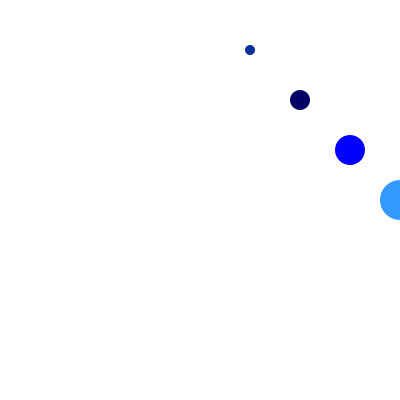
Frame 1 (no input)
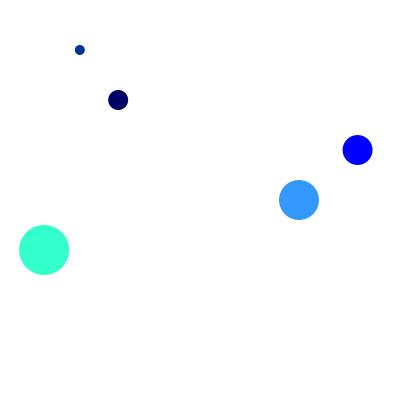
Frame 60 (the mouse pressed at the canvas centre just before this capture)
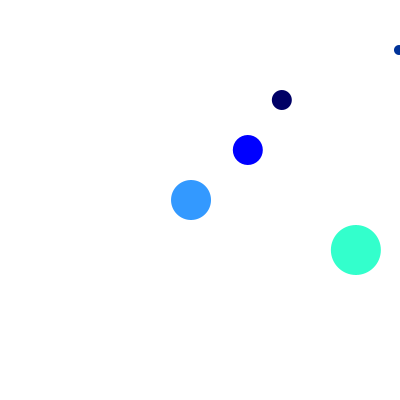
Frame 120 (the mouse held since frame 60 and released just before this capture)

The Processing sketch that drew these frames (run headless with seeded random() and noise(); from frame 60 on, the mouse is pressed at the canvas centre):

// Processing sketch: fp_pg_q_08_01
// ── fp_pg_q_08_01.pde
// 問題 9.1 ボールが壁に反射しながら水平方向に等速直線運動するアニメーションをクラスを用いて作成せよ．
// ただし，フィールドとしてボールの色 c，直径 d，位置 x, y，水平方向の速度 vx を持ち，メソッドとしてはボールの移動
// を処理する move メソッド，ボールを描画する draw メソッドを用意せよ．
MoveCircle c1;
MoveCircle c2;
MoveCircle c3;
MoveCircle c4;
MoveCircle c5;
private float[] x = {50, 100, 150, 200, 250};
private float[] y = {50, 100, 150, 200, 250};
private float[] vx = {1, 2, 3, 4, 5};
private float[] d = {10, 20, 30, 40, 50};

void setup(){
  size(400, 400);
  smooth();
  background(255, 255, 255);
  ellipseMode(CENTER);
  frameRate(30);

  c1 = new MoveCircle(x[0], y[0] - height/2, vx[0], 0, 51, 153, width, height, d[0]);
  c2 = new MoveCircle(x[1], y[1] - height/2, vx[1], 0, 0, 102, width, height, d[1]);
  c3 = new MoveCircle(x[2], y[2] - height/2, vx[2], 0, 0, 255, width, height, d[2]);
  c4 = new MoveCircle(x[3], y[3] - height/2, vx[3], 51, 153, 255, width, height, d[3]);
  c5 = new MoveCircle(x[4], y[4] - height/2, vx[4], 51, 255, 204, width, height, d[4]);
}

void draw(){
  background(255, 255, 255);
  translate(width/2, height/2);
  c1.draw();
  c1.move();
  c2.draw();
  c2.move();
  c3.draw();
  c3.move();
  c4.draw();
  c4.move();
  c5.draw();
  c5.move();
}

// ── MoveCircle.pde
class MoveCircle {
  private float x = 0;
  private float y = 0;
  private float vx = 0;
  private float vy = 0;
  private float rx = 0;
  private float ry = 0;
  private float w = 0;
  private float h = 0;
  private float d = 20;
  private boolean flg = true;
  private float v = 0;
  private float theta = 0;
  private float minX = 0;
  private float maxX = 0;
  private float minY = 0;
  private float maxY = 0;
  private float tmpRx = 0;
  private float tmpRy = 0;
  private float r = 0;
  private float g = 0;
  private float b = 0;


  MoveCircle(float px, float py, float pvx, float red, float green, float blue, float pw, float ph, float pd){
    x = px;
    y = py;
    vx = pvx;
    r = red;
    g = green;
    b = blue;
    w = pw;
    h = ph;
    d = pd;
    minX = -(w/2) + d/2;
    maxX = (w/2) - d/2;
    minY = -(h/2) + d/2;
    maxY = (h/2) - d/2;
    rx = (vx * getSpeedRate());
    ry = (vy * getSpeedRate());
    ellipseMode(CENTER);
  }

  public void move(){
    if(x <= minX || maxX <= x || y <= minY || maxY <= y){
      if(x <= minX){
        x = minX;
      } else if(maxX <= x) {
        x = maxX;
      }
      if(y <= minY) {
        y = minY;
      } else if(maxY <= y) {
        y = maxY;
      }
      // 速度のx成分とy成分からスカラーを導出する処理
      tmpRx = rx;
      tmpRy = ry;
      v = (sqrt(sq(rx) + sq(ry)));
      if(x <= minX){
        if(tmpRx < 0 && tmpRy < 0){
          theta = (360 - degrees(acos(abs(tmpRx)/v)));
        } else {
          theta = degrees(acos(abs(tmpRx)/v));
        }
      } else if(maxX <= x){
        if(0 < tmpRx && tmpRy < 0){
          theta = (180 + degrees(acos(abs(tmpRx)/v)));
        } else {
          theta = (180 - degrees(acos(abs(tmpRx)/v)));
        }
      } else if(y <= minY) {
        if(tmpRx < 0 && tmpRy < 0){
          theta = (180 - degrees(asin(abs(tmpRy)/v)));
        } else {
          theta = (degrees(asin(abs(tmpRy)/v)));
        }
      } else if(maxY <= y) {
        if(tmpRx < 0 && 0 < tmpRy){
          theta = (180 + degrees(asin(abs(tmpRy)/v)));
        } else {
          theta = (360 - degrees(asin(abs(tmpRy)/v)));
        }
      }
      rx = (v * cos(radians(theta)));
      ry = (v * sin(radians(theta)));
    }
    x += rx;
    y += ry;
  }

  public void draw(){
    noStroke();
    fill(r, g, b);
    ellipse(x, y, d, d);
  }

  private float getSpeedRate(){
    return random(4, 10);
  }
}
